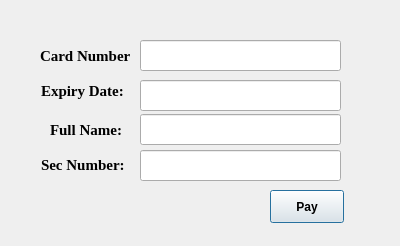
<?xml version="1.0" encoding="UTF-8"?>
<ui version="4.0">
 <class>verify_dialog</class>
 <widget class="QDialog" name="verify_dialog">
  <property name="geometry">
   <rect>
    <x>0</x>
    <y>0</y>
    <width>400</width>
    <height>246</height>
   </rect>
  </property>
  <property name="windowTitle">
   <string>Verify</string>
  </property>
  <widget class="QPushButton" name="pushButton_payC">
   <property name="geometry">
    <rect>
     <x>270</x>
     <y>190</y>
     <width>74</width>
     <height>33</height>
    </rect>
   </property>
   <property name="font">
    <font>
     <weight>75</weight>
     <bold>true</bold>
    </font>
   </property>
   <property name="text">
    <string>Pay</string>
   </property>
  </widget>
  <widget class="QLineEdit" name="_cFullName">
   <property name="geometry">
    <rect>
     <x>140</x>
     <y>114</y>
     <width>201</width>
     <height>31</height>
    </rect>
   </property>
   <property name="text">
    <string/>
   </property>
  </widget>
  <widget class="QLabel" name="label_2">
   <property name="geometry">
    <rect>
     <x>41</x>
     <y>155</y>
     <width>91</width>
     <height>20</height>
    </rect>
   </property>
   <property name="font">
    <font>
     <family>Tinos</family>
     <pointsize>11</pointsize>
     <weight>75</weight>
     <bold>true</bold>
    </font>
   </property>
   <property name="text">
    <string>Sec Number:</string>
   </property>
  </widget>
  <widget class="QLabel" name="label_1">
   <property name="geometry">
    <rect>
     <x>50</x>
     <y>120</y>
     <width>81</width>
     <height>20</height>
    </rect>
   </property>
   <property name="font">
    <font>
     <family>Tinos</family>
     <pointsize>11</pointsize>
     <weight>75</weight>
     <bold>true</bold>
    </font>
   </property>
   <property name="text">
    <string>Full Name:</string>
   </property>
  </widget>
  <widget class="QLabel" name="label_3">
   <property name="geometry">
    <rect>
     <x>40</x>
     <y>46</y>
     <width>91</width>
     <height>20</height>
    </rect>
   </property>
   <property name="font">
    <font>
     <family>Tinos</family>
     <pointsize>11</pointsize>
     <weight>75</weight>
     <bold>true</bold>
    </font>
   </property>
   <property name="text">
    <string>Card Number:</string>
   </property>
  </widget>
  <widget class="QLabel" name="label_4">
   <property name="geometry">
    <rect>
     <x>41</x>
     <y>81</y>
     <width>91</width>
     <height>20</height>
    </rect>
   </property>
   <property name="font">
    <font>
     <family>Tinos</family>
     <pointsize>11</pointsize>
     <weight>75</weight>
     <bold>true</bold>
    </font>
   </property>
   <property name="text">
    <string>Expiry Date:</string>
   </property>
  </widget>
  <widget class="QLineEdit" name="_cNumber">
   <property name="geometry">
    <rect>
     <x>140</x>
     <y>40</y>
     <width>201</width>
     <height>31</height>
    </rect>
   </property>
   <property name="text">
    <string/>
   </property>
  </widget>
  <widget class="QLineEdit" name="_cDate">
   <property name="geometry">
    <rect>
     <x>140</x>
     <y>80</y>
     <width>201</width>
     <height>31</height>
    </rect>
   </property>
   <property name="text">
    <string/>
   </property>
  </widget>
  <widget class="QLineEdit" name="_cSecNumber">
   <property name="geometry">
    <rect>
     <x>140</x>
     <y>150</y>
     <width>201</width>
     <height>31</height>
    </rect>
   </property>
   <property name="text">
    <string/>
   </property>
  </widget>
 </widget>
 <resources/>
 <connections/>
</ui>
